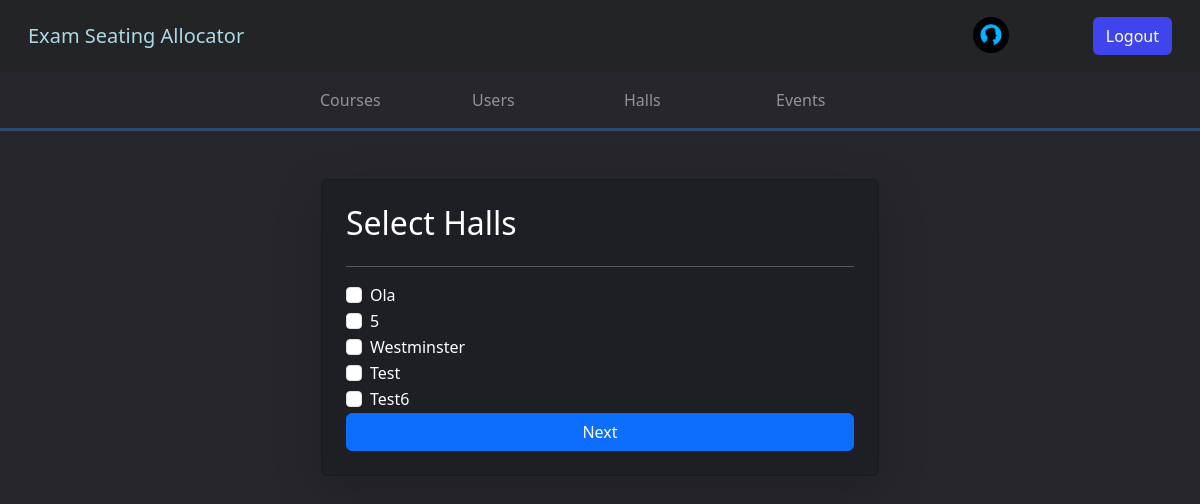
Page /create_new_event_halls/27 (signed in) on the earlier database version.
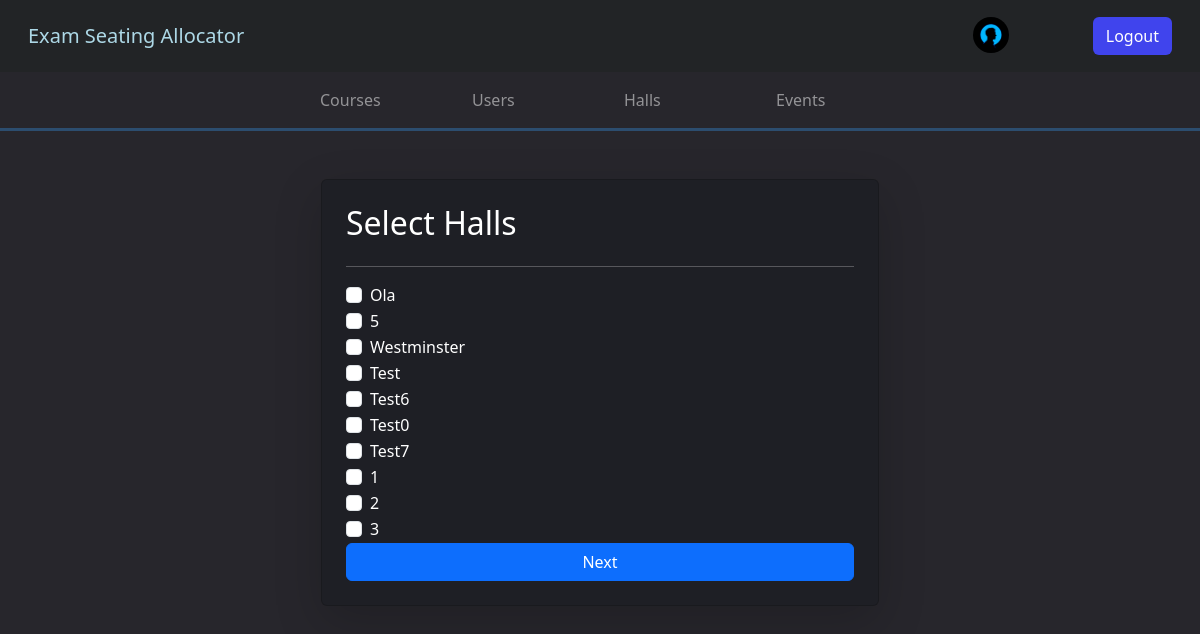
Same page on the later database version.
### api/models.py (models this page shows)
class Hall(models.Model):
    name = models.CharField(max_length=100)
    rows = models.IntegerField()
    columns = models.IntegerField()
    noOfSeats = models.IntegerField(default=1)

### api/views.py (the view, shortened to what this page needs)
def create_new_event_halls(request, id):
    halls = Hall.objects.all()
    context = {"homeurl": "admin_home", "halls": halls}
    return render(request, "createNewEventHalls.html", context)

### api/templates/createNewEventHalls.html (shortened to what this page needs)
{%extends "base.html"%} {%block start%}
<div class="container mt-5">
  <form
    class="col-6 mx-auto card p-4 shadow-lg forms"
    method="post"
    enctype="multipart/form-data"
  >
    <h2>Select Halls</h2>
    <hr />
     {%for hall in halls%}
    <div class="form-check">
      <input
        class="form-check-input"
        type="checkbox"
        value="{{hall.id}}"
        id="{{hall.id}}"
        name="selectedhalls"
      />
      <label class="form-check-label" for="hall.id"> {{hall.name}} </label>
    </div>
    {%endfor%}
    <button type="submit" class="btn btn-primary">Next</button>
  </form>
</div>
{%endblock%}

Differences in the rows shown:
added Hall: name "Test0"
added Hall: name "Test7"
added Hall: name "1"
added Hall: name "2"
added Hall: name "3"
